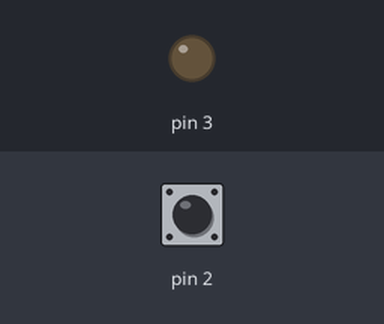
The sketch below on a simulated Arduino Uno, built with avr-gcc and run on an emulated ATmega328P. Parts: output pins drawn as LEDs (lit = HIGH). Inputs (shaded band) come from the test bench; at power-on: pin 2 HIGH.

Above: at 1.2 s.
1.3 s: pin 2 pulled LOW for 3.2 s
At 5.6 s:
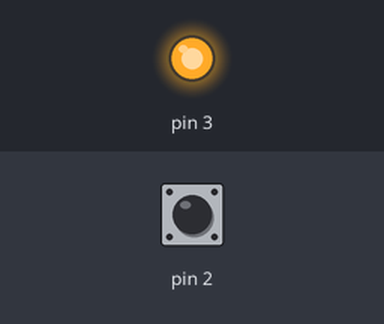
6.3 s: pin 2 pulled LOW for 0.15 s
At 7.1 s:
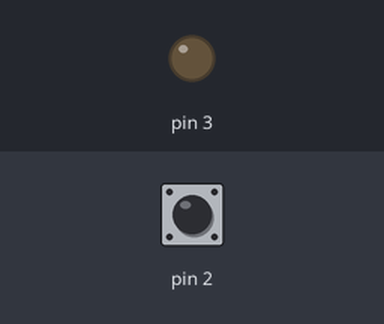
Timing chart, 0 to 9.3 s (numbered marks = the images above; inputs shaded):
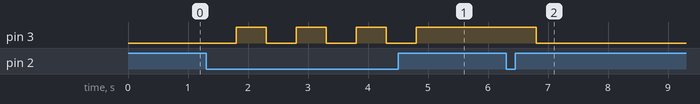

The sketch:

6d.ino
```cpp
boolean motor = false;
void setup() {
  // put your setup code here, to run once:
  pinMode(2,INPUT_PULLUP);
  pinMode(3, OUTPUT);
}

void loop() {
  // put your main code here, to run repeatedly:
  if(digitalRead(2) == LOW && motor == false){
    delay(500);
    digitalWrite(3,HIGH);
    motor = true;
  }
  if(digitalRead(2) == LOW && motor == true){
    delay(500);
    digitalWrite(3,LOW);
    motor = false;
  }
}
```

Measured:
- after the input at 1.3 s, pin 3: alternates HIGH for 0.50 s and LOW for 0.50 s, 7 changes in all, then stays HIGH, starting after 0.50 s
- after the input at 6.3 s, pin 3: HIGH → LOW after 0.50 s
